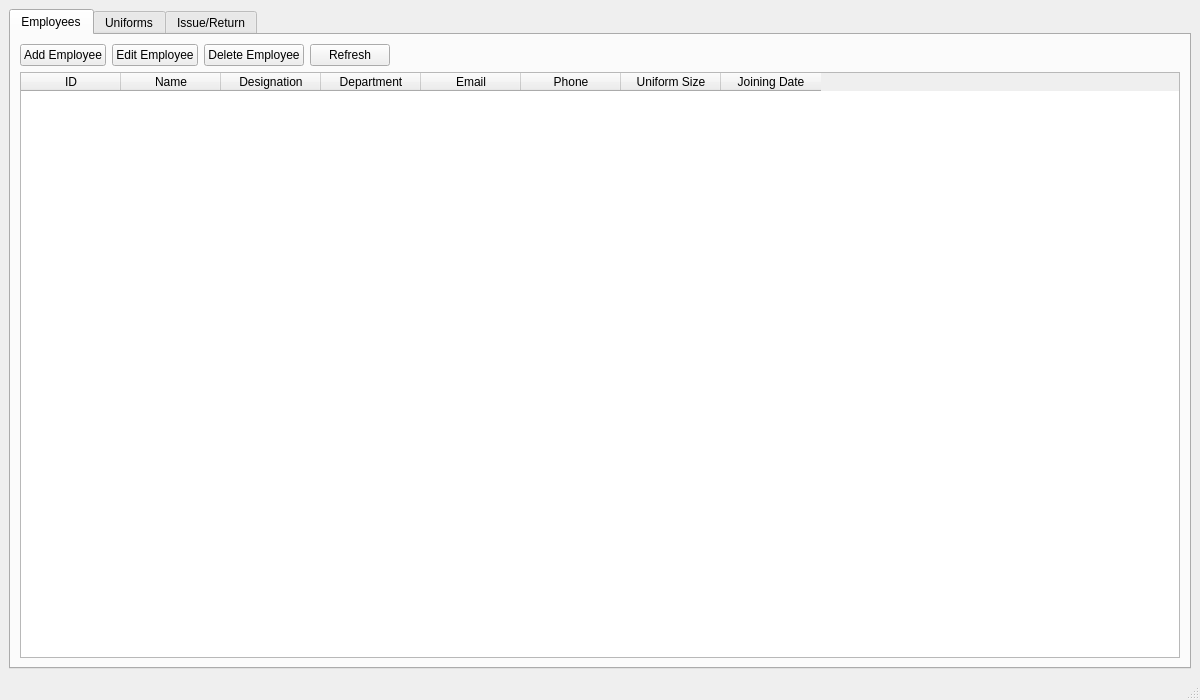
<?xml version="1.0" encoding="UTF-8"?>
<ui version="4.0">
 <class>MainWindow</class>
 <widget class="QMainWindow" name="MainWindow">
  <property name="geometry">
   <rect>
    <x>0</x>
    <y>0</y>
    <width>1200</width>
    <height>700</height>
   </rect>
  </property>
  <property name="windowTitle">
   <string>AIDS</string>
  </property>
  <widget class="QWidget" name="centralwidget">
   <layout class="QVBoxLayout" name="verticalLayout">
    <item>
     <widget class="QTabWidget" name="tabWidget">
      <property name="currentIndex">
       <number>0</number>
      </property>
      <widget class="QWidget" name="employeesTab">
       <attribute name="title">
        <string>Employees</string>
       </attribute>
       <layout class="QVBoxLayout" name="verticalLayout_2">
        <item>
         <layout class="QHBoxLayout" name="horizontalLayout">
          <item>
           <widget class="QPushButton" name="addEmployeeBtn">
            <property name="text">
             <string>Add Employee</string>
            </property>
           </widget>
          </item>
          <item>
           <widget class="QPushButton" name="editEmployeeBtn">
            <property name="text">
             <string>Edit Employee</string>
            </property>
           </widget>
          </item>
          <item>
           <widget class="QPushButton" name="deleteEmployeeBtn">
            <property name="text">
             <string>Delete Employee</string>
            </property>
           </widget>
          </item>
          <item>
           <widget class="QPushButton" name="refreshEmployeesBtn">
            <property name="text">
             <string>Refresh</string>
            </property>
           </widget>
          </item>
          <item>
           <spacer name="horizontalSpacer">
            <property name="orientation">
             <enum>Qt::Orientation::Horizontal</enum>
            </property>
            <property name="sizeHint" stdset="0">
             <size>
              <width>40</width>
              <height>20</height>
             </size>
            </property>
           </spacer>
          </item>
         </layout>
        </item>
        <item>
         <widget class="QTableWidget" name="employeesTable">
          <property name="columnCount">
           <number>8</number>
          </property>
          <attribute name="horizontalHeaderStretchLastSection">
           <bool>false</bool>
          </attribute>
          <column>
           <property name="text">
            <string>ID</string>
           </property>
          </column>
          <column>
           <property name="text">
            <string>Name</string>
           </property>
          </column>
          <column>
           <property name="text">
            <string>Designation</string>
           </property>
          </column>
          <column>
           <property name="text">
            <string>Department</string>
           </property>
          </column>
          <column>
           <property name="text">
            <string>Email</string>
           </property>
          </column>
          <column>
           <property name="text">
            <string>Phone</string>
           </property>
          </column>
          <column>
           <property name="text">
            <string>Uniform Size</string>
           </property>
          </column>
          <column>
           <property name="text">
            <string>Joining Date</string>
           </property>
          </column>
         </widget>
        </item>
       </layout>
      </widget>
      <widget class="QWidget" name="uniformsTab">
       <attribute name="title">
        <string>Uniforms</string>
       </attribute>
       <layout class="QVBoxLayout" name="verticalLayout_3">
        <item>
         <layout class="QHBoxLayout" name="horizontalLayout_2">
          <item>
           <widget class="QPushButton" name="addUniformBtn">
            <property name="text">
             <string>Add Uniform</string>
            </property>
           </widget>
          </item>
          <item>
           <widget class="QPushButton" name="editUniformBtn">
            <property name="text">
             <string>Edit Uniform</string>
            </property>
           </widget>
          </item>
          <item>
           <widget class="QPushButton" name="deleteUniformBtn">
            <property name="text">
             <string>Delete Uniform</string>
            </property>
           </widget>
          </item>
          <item>
           <widget class="QPushButton" name="refreshUniformsBtn">
            <property name="text">
             <string>Refresh</string>
            </property>
           </widget>
          </item>
          <item>
           <spacer name="horizontalSpacer_2">
            <property name="orientation">
             <enum>Qt::Orientation::Horizontal</enum>
            </property>
            <property name="sizeHint" stdset="0">
             <size>
              <width>40</width>
              <height>20</height>
             </size>
            </property>
           </spacer>
          </item>
         </layout>
        </item>
        <item>
         <widget class="QTableWidget" name="uniformsTable">
          <property name="columnCount">
           <number>7</number>
          </property>
          <attribute name="horizontalHeaderStretchLastSection">
           <bool>false</bool>
          </attribute>
          <column>
           <property name="text">
            <string>ID</string>
           </property>
          </column>
          <column>
           <property name="text">
            <string>Type</string>
           </property>
          </column>
          <column>
           <property name="text">
            <string>Team</string>
           </property>
          </column>
          <column>
           <property name="text">
            <string>Size</string>
           </property>
          </column>
          <column>
           <property name="text">
            <string>Accessory</string>
           </property>
          </column>
          <column>
           <property name="text">
            <string>Purchase Date</string>
           </property>
          </column>
          <column>
           <property name="text">
            <string>Description</string>
           </property>
          </column>
         </widget>
        </item>
       </layout>
      </widget>
      <widget class="QWidget" name="issuesTab">
       <attribute name="title">
        <string>Issue/Return</string>
       </attribute>
       <layout class="QVBoxLayout" name="verticalLayout_4">
        <item>
         <layout class="QHBoxLayout" name="horizontalLayout_3">
          <item>
           <widget class="QPushButton" name="issueUniformBtn">
            <property name="text">
             <string>Issue Uniform</string>
            </property>
           </widget>
          </item>
          <item>
           <widget class="QPushButton" name="returnUniformBtn">
            <property name="text">
             <string>Return Uniform</string>
            </property>
           </widget>
          </item>
          <item>
           <widget class="QPushButton" name="refreshIssuesBtn">
            <property name="text">
             <string>Refresh</string>
            </property>
           </widget>
          </item>
          <item>
           <spacer name="horizontalSpacer_3">
            <property name="orientation">
             <enum>Qt::Orientation::Horizontal</enum>
            </property>
            <property name="sizeHint" stdset="0">
             <size>
              <width>40</width>
              <height>20</height>
             </size>
            </property>
           </spacer>
          </item>
         </layout>
        </item>
        <item>
         <widget class="QTableWidget" name="issuesTable">
          <property name="columnCount">
           <number>7</number>
          </property>
          <attribute name="horizontalHeaderStretchLastSection">
           <bool>false</bool>
          </attribute>
          <column>
           <property name="text">
            <string>ID</string>
           </property>
          </column>
          <column>
           <property name="text">
            <string>Employee</string>
           </property>
          </column>
          <column>
           <property name="text">
            <string>Uniform Type</string>
           </property>
          </column>
          <column>
           <property name="text">
            <string>Quantity</string>
           </property>
          </column>
          <column>
           <property name="text">
            <string>Issue Date</string>
           </property>
          </column>
          <column>
           <property name="text">
            <string>Return Date</string>
           </property>
          </column>
          <column>
           <property name="text">
            <string>Status</string>
           </property>
          </column>
         </widget>
        </item>
       </layout>
      </widget>
     </widget>
    </item>
   </layout>
  </widget>
  <widget class="QStatusBar" name="statusbar"/>
 </widget>
 <resources/>
 <connections/>
</ui>
